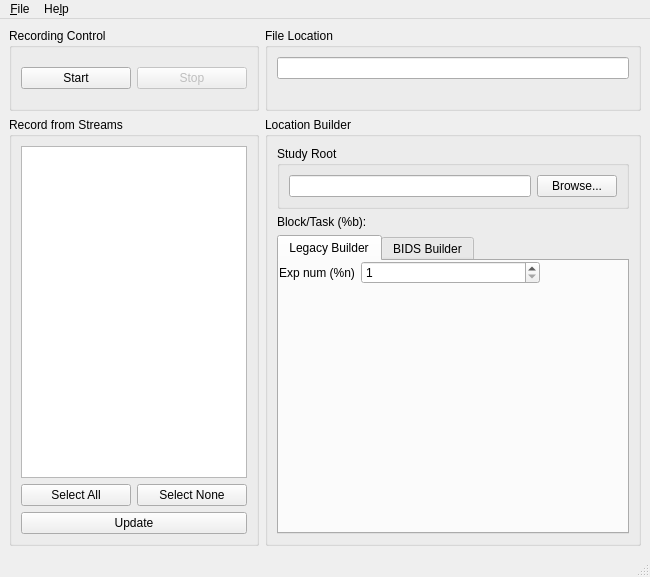
<?xml version="1.0" encoding="UTF-8"?>
<ui version="4.0">
 <class>MainWindow</class>
 <widget class="QMainWindow" name="MainWindow">
  <property name="geometry">
   <rect>
    <x>0</x>
    <y>0</y>
    <width>650</width>
    <height>577</height>
   </rect>
  </property>
  <property name="windowTitle">
   <string>Lab Recorder</string>
  </property>
  <widget class="QWidget" name="centralwidget">
   <layout class="QGridLayout" name="gridLayout_master" rowstretch="0,1" columnstretch="10,15">
    <item row="0" column="0">
     <widget class="QGroupBox" name="groupBox_recording">
      <property name="title">
       <string>Recording Control</string>
      </property>
      <layout class="QHBoxLayout" name="horizontalLayout">
       <item>
        <widget class="QPushButton" name="startButton">
         <property name="text">
          <string>Start</string>
         </property>
         <property name="shortcut">
          <string>Ctrl+S</string>
         </property>
        </widget>
       </item>
       <item>
        <widget class="QPushButton" name="stopButton">
         <property name="enabled">
          <bool>false</bool>
         </property>
         <property name="text">
          <string>Stop</string>
         </property>
        </widget>
       </item>
      </layout>
     </widget>
    </item>
    <item row="0" column="1">
     <widget class="QGroupBox" name="groupBox_location">
      <property name="title">
       <string>File Location</string>
      </property>
      <layout class="QVBoxLayout" name="verticalLayout">
       <item>
        <widget class="QLineEdit" name="locationEdit"/>
       </item>
       <item>
        <widget class="QLabel" name="locationLabel"/>
       </item>
      </layout>
     </widget>
    </item>
    <item row="1" column="0">
     <widget class="QGroupBox" name="groupBox_streams">
      <property name="title">
       <string>Record from Streams</string>
      </property>
      <layout class="QVBoxLayout" name="verticalLayout_streams">
       <item>
        <widget class="QListWidget" name="streamList">
         <property name="selectionMode">
          <enum>QAbstractItemView::SingleSelection</enum>
         </property>
         <property name="selectionBehavior">
          <enum>QAbstractItemView::SelectItems</enum>
         </property>
        </widget>
       </item>
       <item>
        <layout class="QHBoxLayout" name="horizontalLayout_streamsel">
         <item>
          <widget class="QPushButton" name="selectAllButton">
           <property name="text">
            <string>Select All</string>
           </property>
          </widget>
         </item>
         <item>
          <widget class="QPushButton" name="selectNoneButton">
           <property name="text">
            <string>Select None</string>
           </property>
          </widget>
         </item>
        </layout>
       </item>
       <item>
        <widget class="QPushButton" name="refreshButton">
         <property name="text">
          <string>Update</string>
         </property>
         <property name="shortcut">
          <string>Ctrl+U</string>
         </property>
        </widget>
       </item>
      </layout>
     </widget>
    </item>
    <item row="1" column="1">
     <widget class="QGroupBox" name="groupBox_locationBuilder">
      <property name="title">
       <string>Location Builder</string>
      </property>
      <layout class="QVBoxLayout" name="verticalLayout_locationBuilder">
       <property name="title" stdset="0">
        <string>Location Builder</string>
       </property>
       <item>
        <widget class="QGroupBox" name="groupBox_rootFolder">
         <property name="title">
          <string>Study Root</string>
         </property>
         <layout class="QHBoxLayout" name="horizontalLayout_studyRoot">
          <item>
           <widget class="QLineEdit" name="rootEdit"/>
          </item>
          <item>
           <widget class="QPushButton" name="rootBrowseButton">
            <property name="text">
             <string>Browse...</string>
            </property>
            <property name="shortcut">
             <string>Ctrl+B</string>
            </property>
           </widget>
          </item>
         </layout>
        </widget>
       </item>
       <item>
        <layout class="QHBoxLayout" name="horizontalLayout_blockTask">
         <item>
          <widget class="QLabel" name="label_currBlock">
           <property name="text">
            <string>Block/Task (%b):</string>
           </property>
          </widget>
         </item>
        </layout>
       </item>
       <item>
        <widget class="QTabWidget" name="tabWidget_storage">
         <property name="currentIndex">
          <number>0</number>
         </property>
         <widget class="QWidget" name="tab_legacy">
          <attribute name="title">
           <string>Legacy Builder</string>
          </attribute>
          <widget class="QWidget" name="legacyLayoutWidget">
           <property name="geometry">
            <rect>
             <x>0</x>
             <y>0</y>
             <width>261</width>
             <height>66</height>
            </rect>
           </property>
           <layout class="QFormLayout" name="legacy_layout">
            <item row="0" column="0">
             <widget class="QLabel" name="label_expNum">
              <property name="text">
               <string>Exp num (%n)</string>
              </property>
             </widget>
            </item>
            <item row="0" column="1">
             <widget class="QSpinBox" name="experimentNumberSpin">
              <property name="minimum">
               <number>1</number>
              </property>
              <property name="maximum">
               <number>1000</number>
              </property>
              <property name="value">
               <number>1</number>
              </property>
             </widget>
            </item>
           </layout>
          </widget>
         </widget>
         <widget class="QWidget" name="tab_bids">
          <attribute name="title">
           <string>BIDS Builder</string>
          </attribute>
          <widget class="QWidget" name="bidsLayoutWidget">
           <property name="geometry">
            <rect>
             <x>0</x>
             <y>0</y>
             <width>261</width>
             <height>126</height>
            </rect>
           </property>
           <layout class="QFormLayout" name="bids_layout">
            <item row="0" column="0">
             <widget class="QLabel" name="label_participant">
              <property name="text">
               <string>Participant (%p)</string>
              </property>
             </widget>
            </item>
            <item row="0" column="1">
             <widget class="QLineEdit" name="lineEdit_participant"/>
            </item>
            <item row="1" column="0">
             <widget class="QLabel" name="label_session">
              <property name="text">
               <string>Session (%s)</string>
              </property>
             </widget>
            </item>
            <item row="1" column="1">
             <widget class="QLineEdit" name="lineEdit_session"/>
            </item>
            <item row="2" column="0">
             <widget class="QLabel" name="label_acq">
              <property name="text">
               <string>Acq. (%a)</string>
              </property>
             </widget>
            </item>
            <item row="2" column="1">
             <widget class="QLineEdit" name="lineEdit_acq"/>
            </item>
            <item row="3" column="0">
             <widget class="QLabel" name="label_run">
              <property name="text">
               <string>Run (%r)</string>
              </property>
             </widget>
            </item>
            <item row="3" column="1">
             <widget class="QSpinBox" name="spinBox_run">
              <property name="sizePolicy">
               <sizepolicy hsizetype="Expanding" vsizetype="Fixed">
                <horstretch>0</horstretch>
                <verstretch>0</verstretch>
               </sizepolicy>
              </property>
              <property name="minimum">
               <number>1</number>
              </property>
              <property name="maximum">
               <number>1000</number>
              </property>
             </widget>
            </item>
           </layout>
          </widget>
         </widget>
        </widget>
       </item>
      </layout>
     </widget>
    </item>
   </layout>
  </widget>
  <widget class="QMenuBar" name="menubar">
   <property name="geometry">
    <rect>
     <x>0</x>
     <y>0</y>
     <width>650</width>
     <height>21</height>
    </rect>
   </property>
   <widget class="QMenu" name="menuFile">
    <property name="title">
     <string>&amp;File</string>
    </property>
    <addaction name="actionLoadConfig"/>
    <addaction name="actionSaveConfig"/>
    <addaction name="actionQuit"/>
   </widget>
   <widget class="QMenu" name="menuHelp">
    <property name="title">
     <string>He&amp;lp</string>
    </property>
    <addaction name="actionAbout"/>
   </widget>
   <addaction name="menuFile"/>
   <addaction name="menuHelp"/>
  </widget>
  <widget class="QStatusBar" name="statusbar"/>
  <action name="actionLoadConfig">
   <property name="text">
    <string>&amp;Load configuration...</string>
   </property>
   <property name="shortcut">
    <string>Ctrl+L</string>
   </property>
  </action>
  <action name="actionQuit">
   <property name="text">
    <string>&amp;Quit</string>
   </property>
   <property name="shortcut">
    <string>Ctrl+Q</string>
   </property>
  </action>
  <action name="actionAbout">
   <property name="text">
    <string>&amp;About</string>
   </property>
  </action>
  <action name="actionSaveConfig">
   <property name="text">
    <string>&amp;Save configuration</string>
   </property>
  </action>
 </widget>
 <resources/>
 <connections/>
</ui>
